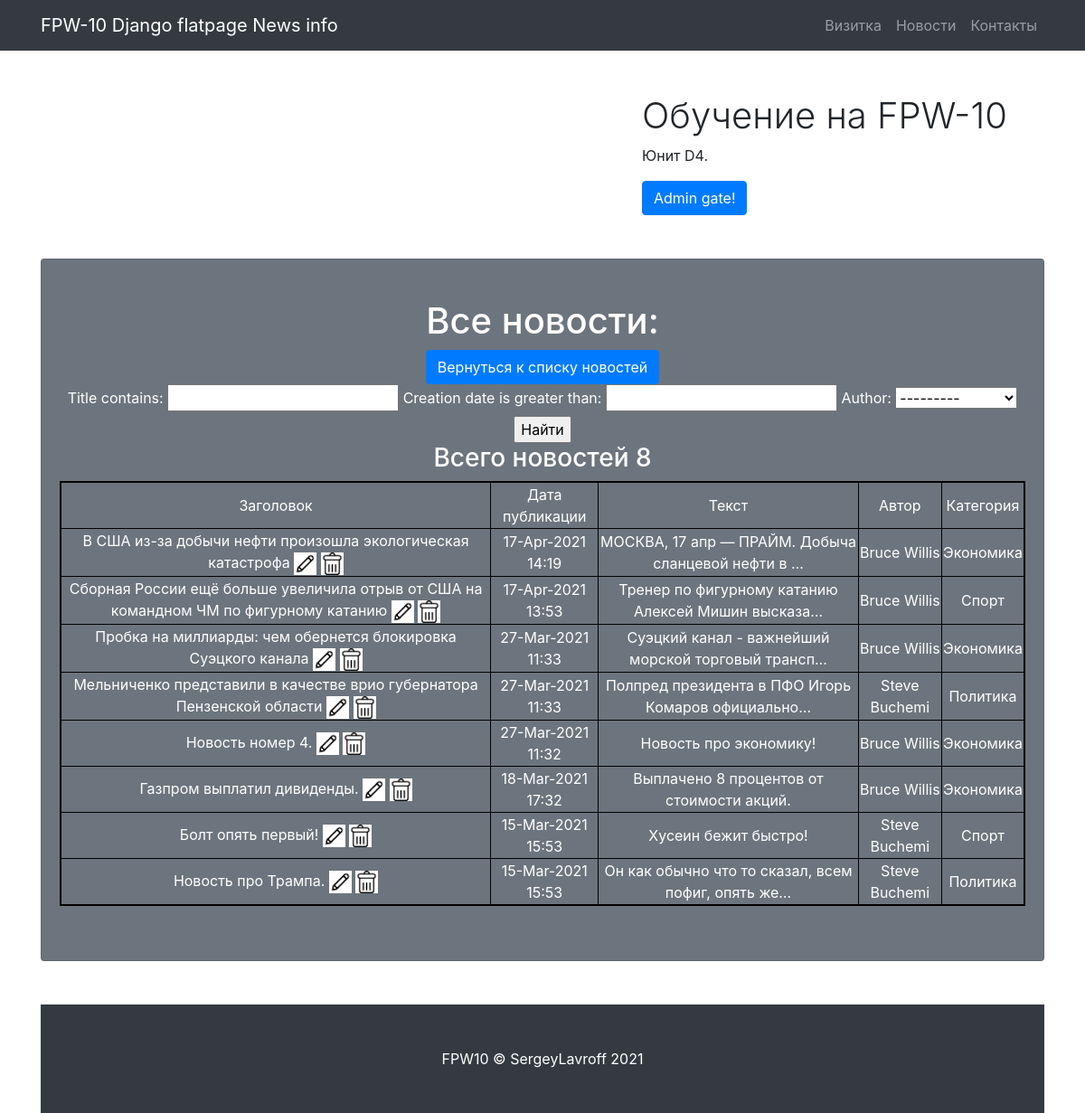
/news/search (signed in), run on the app's committed database.
### news/models.py (models this page shows, shortened)
class News(models.Model):
    title = models.CharField(
        max_length=255,
        unique=True,
    )
    creation_date = models.DateTimeField(auto_now_add=True)
    body = models.TextField()
    rating = models.IntegerField(default = 0)
    category = models.ForeignKey(
        to='Category',
        on_delete=models.CASCADE,
        related_name='news',)
    author = models.ForeignKey(
        to='Author',
        on_delete=models.CASCADE,
        related_name='news',)

class Author(models.Model):
    name = models.CharField(max_length=100, unique=True)
    def __str__(self):
        return f'{self.name.title()}'

class Category(models.Model):
    name = models.CharField(max_length=100, unique=True)
    subscriber = models.ManyToManyField(User, blank=True, verbose_name='Подписчики')
    def __str__(self):
        return self.name

### news/views.py (the view)
# urls.py: path('search', cache_page(60*5)(NewsSearch.as_view())),
class NewsSearch(LoginRequiredMixin, ListView):
    model = News
    template_name = 'news/newssearch.html'
    context_object_name = 'news'
    ordering = ['-creation_date']
    def get_context_data(self, **kwargs):
        context = super().get_context_data(**kwargs)
        context['filter'] = NewsFilter(self.request.GET, queryset=self.get_queryset())
        return context

### news/templatetags/custom_filters.py (called while the page is built)
@register.filter(name='censor')
def censor(value):
    if isinstance(value, str):
        repl = ''
        for word in value.split():
            for pattern in PATTERN_1:
                if re.search(pattern, word.strip('.,;:?!-').lower()):
                    repl += '&%!%@' + ' '
                    break
            else:
                repl += word + ' '
        return str(repl)
    else:
        raise ValueError('Цензор обрабатывает только строки.')

### templates/news/newssearch.html (shortened to what this page needs)
{% extends 'flatpages/default.html' %}
{% load static %}
{% load custom_filters %}
{% block title %}
News info
{% endblock title %}
{% block content %}
<h1>Все новости:</h1>
<a class="btn btn-primary" href="/news ">Вернуться к списку новостей</a> <br>
<form method="GET">
    {{ filter.form }}
    <input type="submit" value="Найти">
</form>
 {% if news %}
        <h3> Всего новостей {{ news|length }}</h3>
         <table bordercolor="black" border="2" width="100%">
            <tr>
                <td>
                    Заголовок
                </td>
                <td>
                    Дата публикации
                </td>
                <td>
                    Текст
                </td>
                <td>
                    Автор
                </td>
                <td>
                    Категория
                </td>
            </tr>
             {% for new in filter.qs|dictsortreversed:"creation_date" %}
             <tr>
                <td>
                    <a href="{% url 'article' new.id %}" style="color:white;">{{ new.title|censor }}</a>
                    <a href="{% url 'article_edit' new.id %}" style="color:white;">
                        <img border="0" alt="Редактировать" src="{% static 'edit.png' %}" width="25" height="25">
                    </a>
                    <a href="{% url 'article_delete' new.id %}" style="color:white;">
                        <img border="0" alt="Удалить" src="{% static 'delete.png' %}" width="25" height="25">
                    </a>
                </td>
                 <td>
                    {{ new.creation_date|date:'d-M-Y H:i' }}
                </td>
                <td>
                    {{ new.body|truncatechars:50|censor }}
                </td>
                <td>
                    {{ new.author }}
                </td>
                <td>
                    {{ new.category }}
                </td>
            </tr>
             {% endfor %}
        </table>
    {% else %}
        <h2> Нет новостей! </h2>
    {% endif %}
{% endblock content %}

### static/css/small-business.css (style rules this page uses)
body { padding-top: 56px; }

### data on the page
News: title|censor "В США из-за добычи нефти произошла экологическая катастрофа", creation_date "17-Apr-2021 14:19", body|censor "МОСКВА, 17 апр — ПРАЙМ. Добыча сланцевой нефти в …", author "Bruce Willis", category "Экономика"
News: title|censor "Сборная России ещё больше увеличила отрыв от США на командном ЧМ по фигурному катанию", creation_date "17-Apr-2021 13:53", body|censor "Тренер по фигурному катанию Алексей Мишин высказа…", author "Bruce Willis", category "Спорт"
News: title|censor "Пробка на миллиарды: чем обернется блокировка Суэцкого канала", creation_date "27-Mar-2021 11:33", body|censor "Суэцкий канал - важнейший морской торговый трансп…", author "Bruce Willis", category "Экономика"
News: title|censor "Мельниченко представили в качестве врио губернатора Пензенской области", creation_date "27-Mar-2021 11:33", body|censor "Полпред президента в ПФО Игорь Комаров официально…", author "Steve Buchemi", category "Политика"
News: title|censor "Новость номер 4.", creation_date "27-Mar-2021 11:32", body|censor "Новость про экономику!", author "Bruce Willis", category "Экономика"
News: title|censor "Газпром выплатил дивиденды.", creation_date "18-Mar-2021 17:32", body|censor "Выплачено 8 процентов от стоимости акций.", author "Bruce Willis", category "Экономика"
News: title|censor "Болт опять первый!", creation_date "15-Mar-2021 15:53", body|censor "Хусеин бежит быстро!", author "Steve Buchemi", category "Спорт"
News: title|censor "Новость про Трампа.", creation_date "15-Mar-2021 15:53", body|censor "Он как обычно что то сказал, всем пофиг, опять же…", author "Steve Buchemi", category "Политика"

### other printed values
{{ news|length }} "8"
